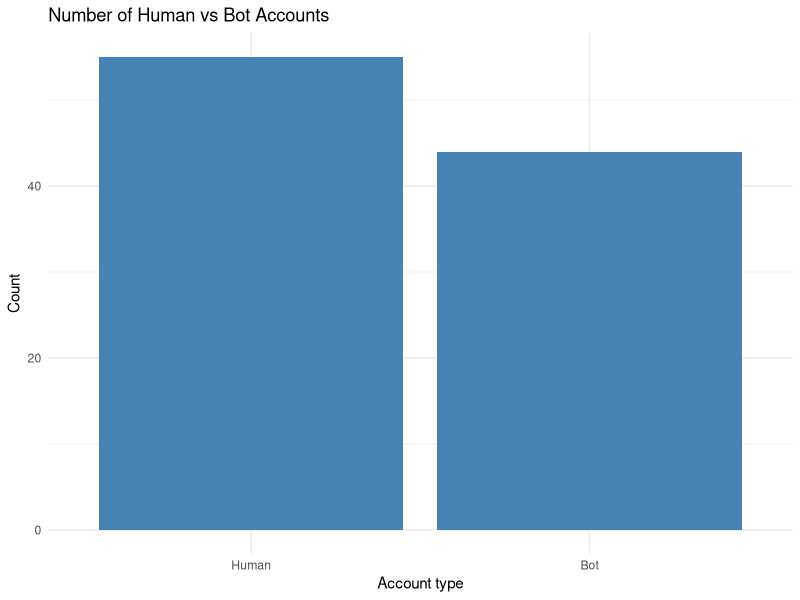
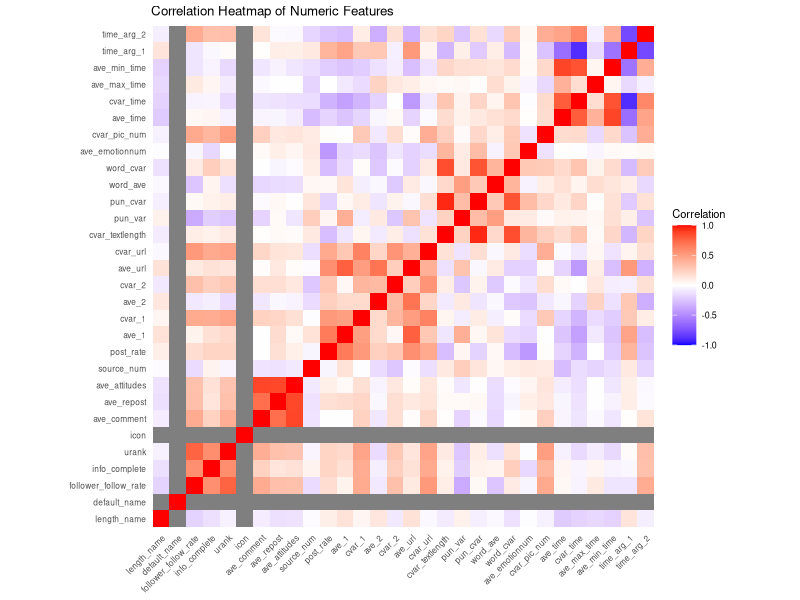
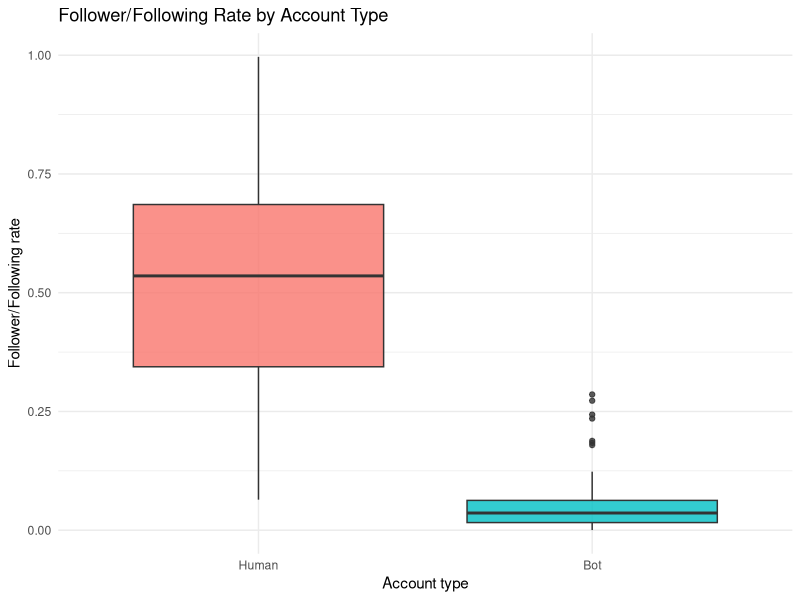
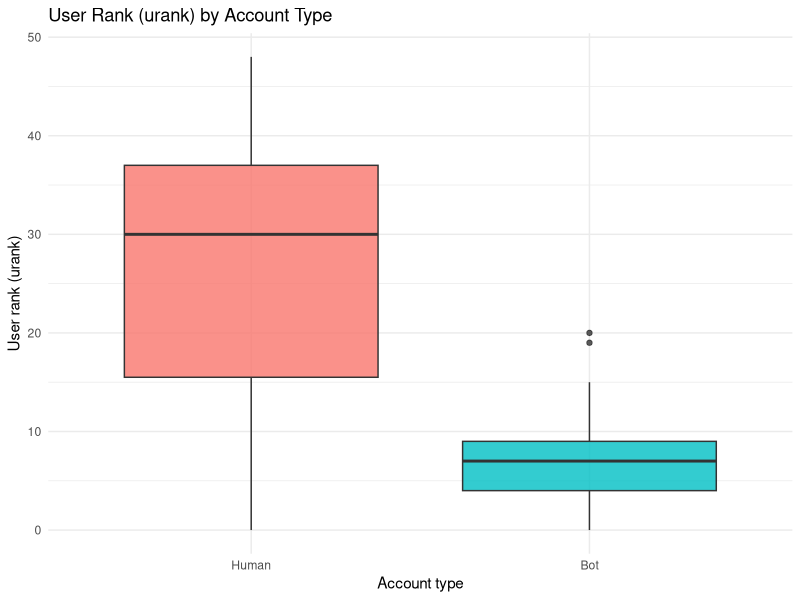
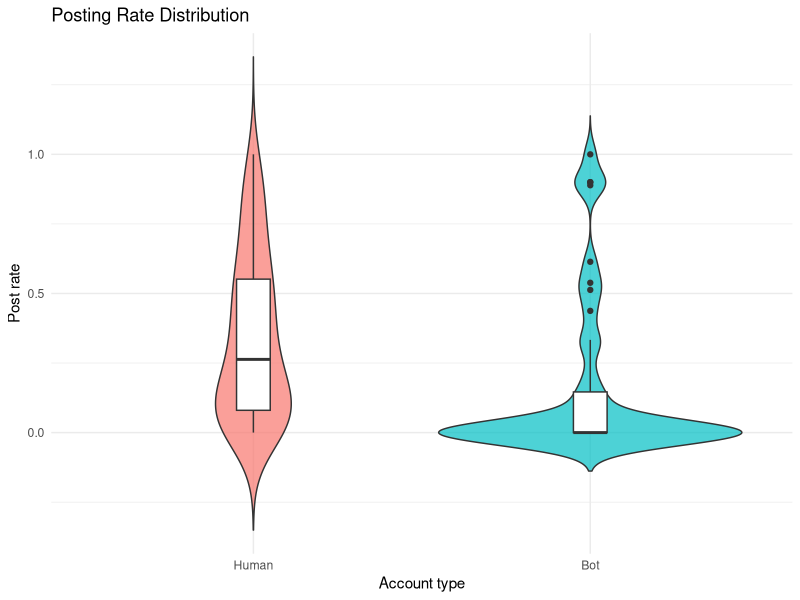
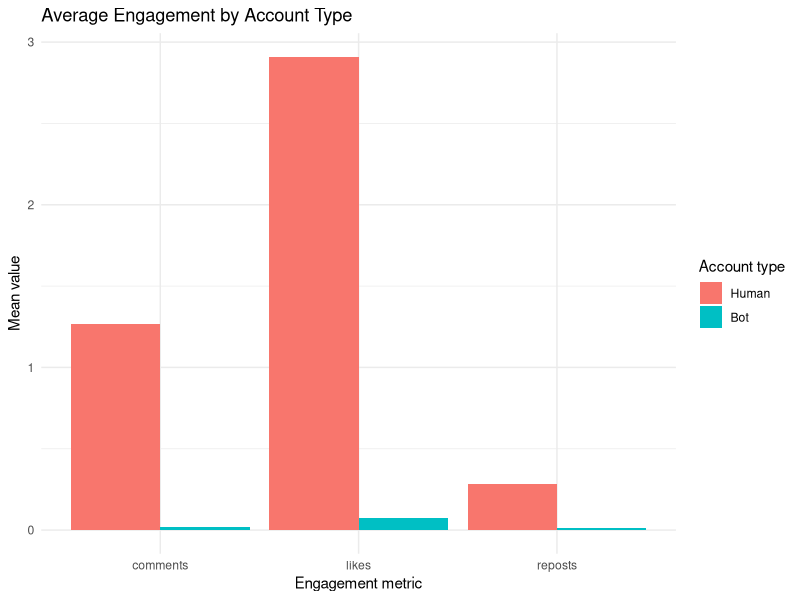
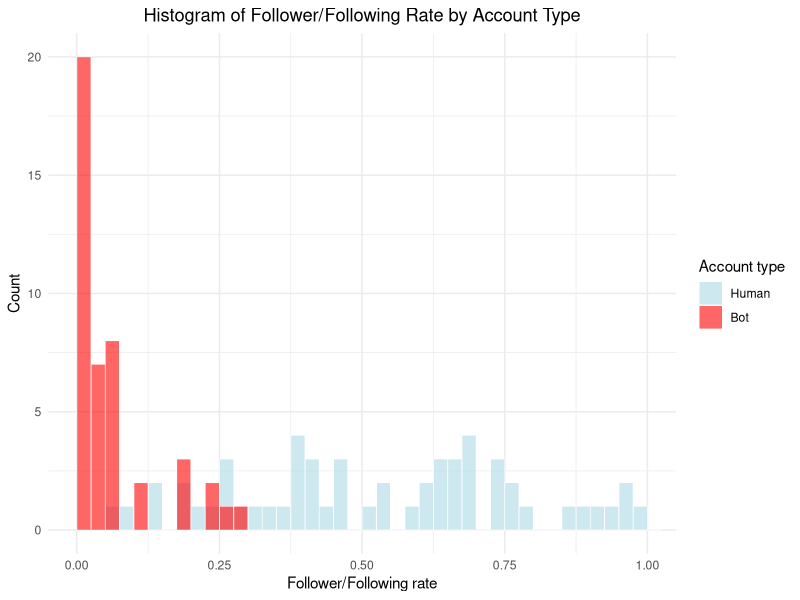
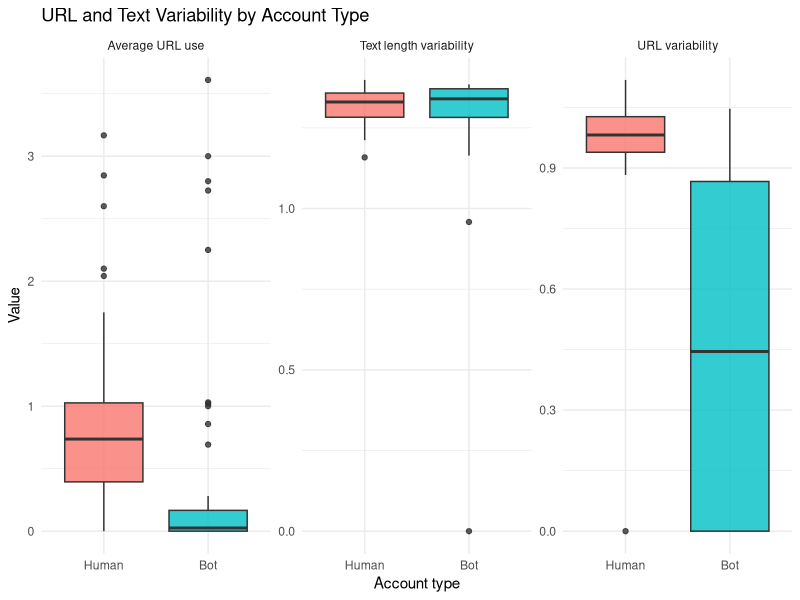

Generate these figures, in order, with R:
## ---- chunk 1
knitr::opts_chunk$set(echo=FALSE, message=FALSE, warning=FALSE)

library(readxl)
library(dplyr)
library(ggplot2)
library(tidyr)

df <- read_excel("SocialBot.xlsx") %>%
  mutate(
    is_bot = factor(is_bot, levels=c(0,1), labels=c("Human","Bot")),
    rank_group = cut(urank, breaks=3, labels=c("Low","Medium","High"))
  )
## ---- chunk 2
overview_tbl <- data.frame(
Metric = c("Number of rows", "Number of columns"),
Value  = c(nrow(df), ncol(df))
)
overview_tbl
## ---- chunk 3
class_tab <- table(df$is_bot)
data.frame(
AccountType = names(class_tab),
Count       = as.numeric(class_tab)
)
## ---- chunk 4
ggplot(df, aes(x = is_bot)) +
geom_bar(fill = "steelblue") +
labs(
title = "Number of Human vs Bot Accounts",
x = "Account type",
y = "Count"
) +
theme_minimal()

## ---- chunk 5
numeric_df <- df %>%
select(where(is.numeric))

corr_mat <- cor(numeric_df, use = "complete.obs")

corr_df  <- as.data.frame(as.table(corr_mat))
colnames(corr_df) <- c("Var1", "Var2", "Correlation")

ggplot(corr_df, aes(x = Var2, y = Var1, fill = Correlation)) +
geom_tile() +
scale_fill_gradient2(
low  = "blue",
mid  = "white",
high = "red",
midpoint = 0,
limits = c(-1, 1),
name = "Correlation"
) +
coord_fixed() +
theme_minimal(base_size = 8) +
theme(
axis.text.x = element_text(
angle = 45, hjust = 1, vjust = 1, size = 6
),
axis.text.y = element_text(size = 6),
panel.grid = element_blank()
) +
labs(
title = "Correlation Heatmap of Numeric Features",
x = NULL,
y = NULL
)

## ---- chunk 6
ggplot(df, aes(x = is_bot, y = follower_follow_rate, fill = is_bot)) +
geom_boxplot(alpha = 0.8) +
labs(
title = "Follower/Following Rate by Account Type",
x     = "Account type",
y     = "Follower/Following rate"
) +
theme_minimal() +
theme(legend.position = "none")

## ---- chunk 7
ggplot(df, aes(x = is_bot, y = urank, fill = is_bot)) +
geom_boxplot(alpha = 0.8) +
labs(
title = "User Rank (urank) by Account Type",
x     = "Account type",
y     = "User rank (urank)"
) +
theme_minimal() +
theme(legend.position = "none")

## ---- chunk 8
ggplot(df, aes(x = is_bot, y = post_rate, fill = is_bot)) +
geom_violin(trim = FALSE, alpha = 0.7) +
geom_boxplot(width = 0.1, fill = "white") +
labs(
title = "Posting Rate Distribution",
x     = "Account type",
y     = "Post rate"
) +
theme_minimal() +
theme(legend.position = "none")

## ---- chunk 9
engagement_summary <- df %>%
group_by(is_bot) %>%
summarise(
comments = mean(ave_comment,   na.rm = TRUE),
reposts  = mean(ave_repost,    na.rm = TRUE),
likes    = mean(ave_attitudes, na.rm = TRUE),
.groups  = "drop"
) %>%
pivot_longer(
cols      = c(comments, reposts, likes),
names_to  = "metric",
values_to = "value"
)

ggplot(engagement_summary, aes(x = metric, y = value, fill = is_bot)) +
geom_col(position = "dodge") +
labs(
title = "Average Engagement by Account Type",
x     = "Engagement metric",
y     = "Mean value",
fill  = "Account type"
) +
theme_minimal()

## ---- chunk 10
# Match the "current" histogram style (same as your Download SVG logic)
x_min <- 0
x_max <- 1
binwidth <- 0.025

df2 <- df %>%
  mutate(follower_follow_rate = as.numeric(follower_follow_rate)) %>%
  filter(!is.na(follower_follow_rate)) %>%
  mutate(follower_follow_rate = pmax(follower_follow_rate, 0)) %>%
  filter(follower_follow_rate >= x_min, follower_follow_rate <= x_max)

breaks <- seq(x_min, x_max + binwidth, by = binwidth)

hist_df <- df2 %>%
  mutate(bin_left = cut(
    follower_follow_rate,
    breaks = breaks,
    include.lowest = TRUE,
    right = FALSE
  )) %>%
  count(is_bot, bin_left, name = "n") %>%
  tidyr::complete(is_bot, bin_left, fill = list(n = 0)) %>%
  mutate(
    bin_start = as.numeric(gsub("\\[|\\(|,.*", "", as.character(bin_left))),
    bin_mid   = bin_start + binwidth / 2
  ) %>%
  arrange(is_bot, bin_mid)

ggplot(hist_df, aes(x = bin_mid, y = n, fill = is_bot)) +
  geom_col(
    width = binwidth * 0.98,
    position = "identity",
    alpha = 0.60,
    colour = "white",
    linewidth = 0.2
  ) +
  scale_fill_manual(values = c("Human" = "lightblue", "Bot" = "red")) +
  coord_cartesian(xlim = c(x_min, x_max)) +
  scale_x_continuous(
    breaks = c(0, 0.25, 0.50, 0.75, 1.00),
    labels = sprintf("%.2f", c(0, 0.25, 0.50, 0.75, 1.00))
  ) +
  theme_minimal(base_size = 11) +
  theme(plot.title = element_text(hjust = 0.5)) +
  labs(
    title = "Histogram of Follower/Following Rate by Account Type",
    x     = "Follower/Following rate",
    y     = "Count",
    fill  = "Account type"
  )
## ---- chunk 11
url_text_long <- df %>%
select(is_bot, ave_url, cvar_url, cvar_textlength) %>%
pivot_longer(
cols      = c(ave_url, cvar_url, cvar_textlength),
names_to  = "measure",
values_to = "value"
) %>%
mutate(
measure = recode(
measure,
"ave_url"         = "Average URL use",
"cvar_url"        = "URL variability",
"cvar_textlength" = "Text length variability"
)
)

ggplot(url_text_long, aes(x = is_bot, y = value, fill = is_bot)) +
geom_boxplot(alpha = 0.8) +
facet_wrap(~ measure, scales = "free_y") +
labs(
title = "URL and Text Variability by Account Type",
x     = "Account type",
y     = "Value"
) +
theme_minimal() +
theme(legend.position = "none")

## ---- chunk 12

ggplot(df, aes(x = follower_follow_rate, y = cvar_url, color = is_bot)) +
geom_point(size = 2, alpha = 0.8) +
theme_minimal(base_size = 11) +
scale_color_manual(values = c("Human" = "steelblue", "Bot" = "red")) +
labs(
title = "Follower–Follow Rate vs URL Variability (cvar_url)",
x     = "Follower/Following rate",
y     = "URL variability (cvar_url)",
color = "User Type"
)


## ---- chunk 13

ggplot(df, aes(x = follower_follow_rate, y = urank, color = is_bot)) +
geom_point(size = 2, alpha = 0.8) +
theme_minimal(base_size = 11) +
scale_color_manual(values = c("Human" = "steelblue", "Bot" = "red")) +
labs(
title = "Follower–Follow Rate vs User Rank (urank)",
x     = "Follower/Following rate",
y     = "User rank (urank)",
color = "User Type"
)


## ---- chunk 14

# Select numeric columns

numeric_df <- df %>% select(where(is.numeric))

# Remove is_bot from PCA features

feature_cols <- setdiff(colnames(numeric_df), "is_bot")
X <- numeric_df[, feature_cols, drop = FALSE]

# Remove zero-variance columns

zero_var <- sapply(X, function(v) sd(v, na.rm = TRUE) == 0)
X <- X[, !zero_var, drop = FALSE]

# Complete cases only

complete_idx <- complete.cases(X)
X_complete   <- X[complete_idx, ]
is_bot_complete <- df$is_bot[complete_idx]

# PCA

pca_res <- prcomp(X_complete, center = TRUE, scale. = TRUE)

pca_df <- as.data.frame(pca_res$x[, 1:2])
colnames(pca_df) <- c("PC1", "PC2")
pca_df$is_bot <- is_bot_complete

ggplot(pca_df, aes(x = PC1, y = PC2, color = is_bot)) +
geom_point(size = 2, alpha = 0.8) +
theme_minimal(base_size = 11) +
scale_color_manual(values = c("Human" = "steelblue", "Bot" = "red")) +
labs(
title = "PCA Scatter Plot (PC1 vs PC2)",
x     = "PC1",
y     = "PC2",
color = "User Type"
)


